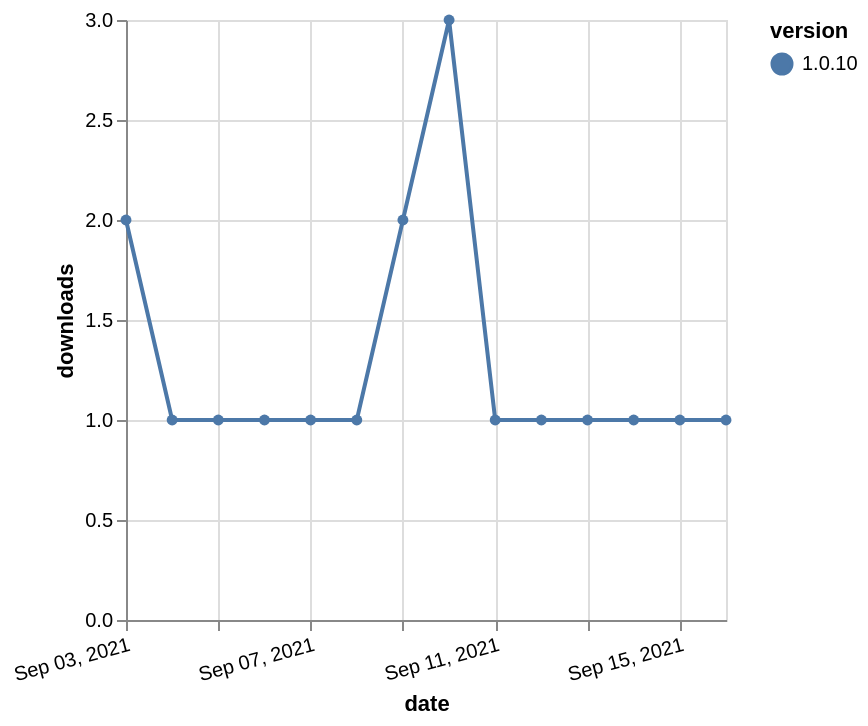

Express this chart as Vega-Lite.
### Vega-Lite specification from a JSON file in a GitHub repository (floating-point values rounded to 4 significant figures)
{"$schema": "https://vega.github.io/schema/vega-lite/v5.json", "description": "A simple bar chart with embedded data.", "data": {"values": [{"date": "2021-09-03", "total": 104, "delta": 2, "version": "1.0.10"}, {"date": "2021-09-04", "total": 105, "delta": 1, "version": "1.0.10"}, {"date": "2021-09-05", "total": 106, "delta": 1, "version": "1.0.10"}, {"date": "2021-09-06", "total": 107, "delta": 1, "version": "1.0.10"}, {"date": "2021-09-07", "total": 108, "delta": 1, "version": "1.0.10"}, {"date": "2021-09-08", "total": 109, "delta": 1, "version": "1.0.10"}, {"date": "2021-09-09", "total": 111, "delta": 2, "version": "1.0.10"}, {"date": "2021-09-10", "total": 114, "delta": 3, "version": "1.0.10"}, {"date": "2021-09-11", "total": 115, "delta": 1, "version": "1.0.10"}, {"date": "2021-09-12", "total": 116, "delta": 1, "version": "1.0.10"}, {"date": "2021-09-13", "total": 117, "delta": 1, "version": "1.0.10"}, {"date": "2021-09-14", "total": 118, "delta": 1, "version": "1.0.10"}, {"date": "2021-09-15", "total": 119, "delta": 1, "version": "1.0.10"}, {"date": "2021-09-16", "total": 120, "delta": 1, "version": "1.0.10"}]}, "width": "container", "mark": {"type": "line", "point": {"filled": true}}, "encoding": {"x": {"field": "date", "type": "temporal", "timeUnit": "yearmonthdate", "title": "date", "axis": {"labelAngle": -15}}, "y": {"field": "delta", "type": "quantitative", "title": "downloads"}, "color": {"field": "version", "type": "nominal"}, "tooltip": {"field": "delta"}}}
